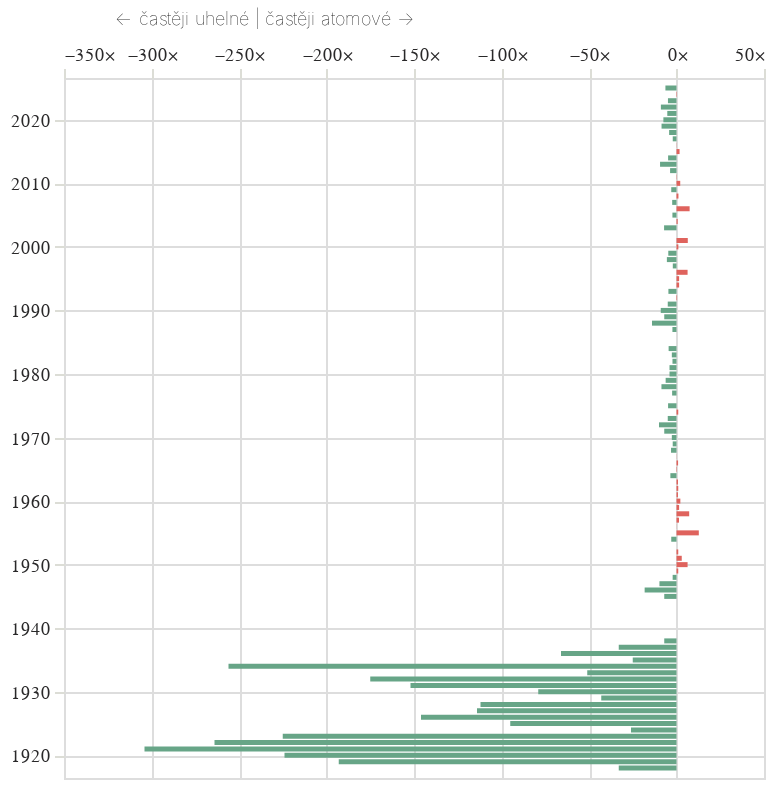

The code cell stored with this chart in its notebook:
### Code cell
graf_vyvoje("(?i)uheln[áéíýo]","uhelné","(?i)atomov[áéíoý]","atomové")

### Figure 1 — Vega-Lite specification as saved in the notebook (floating-point values rounded to 4 significant figures)
{"config": {"title": {"font": "Noticia Text", "fontSize": 11.5, "anchor": "start", "lineHeight": 19, "fontWeight": "bolder", "subtitleFont": "Noticia Text", "subtitleFontSize": 10, "subtitleLineHeight": 15, "subtitlePadding": 10, "dy": -10, "color": "#292829", "subtitleColor": "#292829"}, "axis": {"labelFont": "Asap", "titleFont": "Asap", "fontWeight": "lighter", "titleFontWeight": "lighter", "labelFontSize": 9, "titleFontSize": 9, "labelPadding": 2, "titlePadding": 9, "domainOpacity": 0, "tickColor": "#DCDDD6", "labelColor": "#292829"}, "legend": {"labelFont": "Asap", "labelFontWeight": "normal", "titleFont": "Asap", "titleFontWeight": "normal", "labelFontSize": 9, "titleFontSize": 9, "labelColor": "#292829"}}, "data": {"name": "data-06b4771ad345ceab3fecd44238c1db38"}, "mark": {"type": "bar", "height": 2.5}, "encoding": {"color": {"field": "vitez", "legend": null, "scale": {"range": ["#67a587", "#df635d"]}, "type": "nominal"}, "x": {"axis": {"labelExpr": "datum.label + '×'", "orient": "top", "titleAlign": "right"}, "field": "vysledek", "title": "← častěji uhelné | častěji atomové →", "type": "quantitative"}, "y": {"field": "datum", "title": null, "type": "temporal"}}, "height": 350, "resolve": {"scale": {"y": "independent"}}, "width": 350, "$schema": "https://vega.github.io/schema/vega-lite/v5.8.0.json", "datasets": {"data-06b4771ad345ceab3fecd44238c1db38": [{"datum": "1918-01-01T00:00:00", "vyskytu": 32, "vyskytu_right": 1, "uplnost": 0, "vysledek": -33.0, "vitez": "uhelné"}, {"datum": "1919-01-01T00:00:00", "vyskytu": 192, "vyskytu_right": 1, "uplnost": 0, "vysledek": -193.0, "vitez": "uhelné"}, {"datum": "1920-01-01T00:00:00", "vyskytu": 223, "vyskytu_right": 1, "uplnost": 0, "vysledek": -224.0, "vitez": "uhelné"}, {"datum": "1921-01-01T00:00:00", "vyskytu": 303, "vyskytu_right": 1, "uplnost": 0, "vysledek": -304.0, "vitez": "uhelné"}, {"datum": "1922-01-01T00:00:00", "vyskytu": 263, "vyskytu_right": 1, "uplnost": 0, "vysledek": -264.0, "vitez": "uhelné"}, {"datum": "1923-01-01T00:00:00", "vyskytu": 224, "vyskytu_right": 1, "uplnost": 0, "vysledek": -225.0, "vitez": "uhelné"}, {"datum": "1924-01-01T00:00:00", "vyskytu": 25, "vyskytu_right": 1, "uplnost": 0, "vysledek": -26.0, "vitez": "uhelné"}, {"datum": "1925-01-01T00:00:00", "vyskytu": 94, "vyskytu_right": 1, "uplnost": 0, "vysledek": -95.0, "vitez": "uhelné"}, {"datum": "1926-01-01T00:00:00", "vyskytu": 145, "vyskytu_right": 1, "uplnost": 0, "vysledek": -146.0, "vitez": "uhelné"}, {"datum": "1927-01-01T00:00:00", "vyskytu": 113, "vyskytu_right": 1, "uplnost": 0, "vysledek": -114.0, "vitez": "uhelné"}, {"datum": "1928-01-01T00:00:00", "vyskytu": 111, "vyskytu_right": 1, "uplnost": 0, "vysledek": -112.0, "vitez": "uhelné"}, {"datum": "1929-01-01T00:00:00", "vyskytu": 42, "vyskytu_right": 1, "uplnost": 0, "vysledek": -43.0, "vitez": "uhelné"}, {"datum": "1930-01-01T00:00:00", "vyskytu": 78, "vyskytu_right": 1, "uplnost": 0, "vysledek": -79.0, "vitez": "uhelné"}, {"datum": "1931-01-01T00:00:00", "vyskytu": 151, "vyskytu_right": 1, "uplnost": 0, "vysledek": -152.0, "vitez": "uhelné"}, {"datum": "1932-01-01T00:00:00", "vyskytu": 174, "vyskytu_right": 1, "uplnost": 0, "vysledek": -175.0, "vitez": "uhelné"}, {"datum": "1933-01-01T00:00:00", "vyskytu": 50, "vyskytu_right": 1, "uplnost": 0, "vysledek": -51.0, "vitez": "uhelné"}, {"datum": "1934-01-01T00:00:00", "vyskytu": 255, "vyskytu_right": 1, "uplnost": 0, "vysledek": -256.0, "vitez": "uhelné"}, {"datum": "1935-01-01T00:00:00", "vyskytu": 24, "vyskytu_right": 1, "uplnost": 0, "vysledek": -25.0, "vitez": "uhelné"}, {"datum": "1936-01-01T00:00:00", "vyskytu": 65, "vyskytu_right": 1, "uplnost": 0, "vysledek": -66.0, "vitez": "uhelné"}, {"datum": "1937-01-01T00:00:00", "vyskytu": 32, "vyskytu_right": 1, "uplnost": 0, "vysledek": -33.0, "vitez": "uhelné"}, {"datum": "1938-01-01T00:00:00", "vyskytu": 6, "vyskytu_right": 1, "uplnost": 0, "vysledek": -7.0, "vitez": "uhelné"}, {"datum": "1945-01-01T00:00:00", "vyskytu": 6, "vyskytu_right": 1, "uplnost": 0, "vysledek": -7.0, "vitez": "uhelné"}, {"datum": "1946-01-01T00:00:00", "vyskytu": 86, "vyskytu_right": 5, "uplnost": 1, "vysledek": -18.2, "vitez": "uhelné"}, {"datum": "1947-01-01T00:00:00", "vyskytu": 70, "vyskytu_right": 8, "uplnost": 1, "vysledek": -9.75, "vitez": "uhelné"}, {"datum": "1948-01-01T00:00:00", "vyskytu": 6, "vyskytu_right": 5, "uplnost": 1, "vysledek": -2.2, "vitez": "uhelné"}, {"datum": "1949-01-01T00:00:00", "vyskytu": 6, "vyskytu_right": 12, "uplnost": 1, "vysledek": 1.0, "vitez": "atomové"}, {"datum": "1950-01-01T00:00:00", "vyskytu": 3, "vyskytu_right": 22, "uplnost": 1, "vysledek": 6.333, "vitez": "atomové"}, {"datum": "1951-01-01T00:00:00", "vyskytu": 7, "vyskytu_right": 28, "uplnost": 1, "vysledek": 3.0, "vitez": "atomové"}, {"datum": "1952-01-01T00:00:00", "vyskytu": 4, "vyskytu_right": 8, "uplnost": 1, "vysledek": 1.0, "vitez": "atomové"}, {"datum": "1953-01-01T00:00:00", "vyskytu": 9, "vyskytu_right": 9, "uplnost": 1, "vysledek": 0.0, "vitez": null}, {"datum": "1954-01-01T00:00:00", "vyskytu": 10, "vyskytu_right": 5, "uplnost": 1, "vysledek": -3.0, "vitez": "uhelné"}, {"datum": "1955-01-01T00:00:00", "vyskytu": 4, "vyskytu_right": 55, "uplnost": 1, "vysledek": 12.75, "vitez": "atomové"}, {"datum": "1956-01-01T00:00:00", "vyskytu": 16, "vyskytu_right": 17, "uplnost": 1, "vysledek": 0.0625, "vitez": "atomové"}, {"datum": "1957-01-01T00:00:00", "vyskytu": 19, "vyskytu_right": 46, "uplnost": 1, "vysledek": 1.421, "vitez": "atomové"}, {"datum": "1958-01-01T00:00:00", "vyskytu": 8, "vyskytu_right": 66, "uplnost": 1, "vysledek": 7.25, "vitez": "atomové"}, {"datum": "1959-01-01T00:00:00", "vyskytu": 6, "vyskytu_right": 15, "uplnost": 1, "vysledek": 1.5, "vitez": "atomové"}, {"datum": "1960-01-01T00:00:00", "vyskytu": 10, "vyskytu_right": 32, "uplnost": 1, "vysledek": 2.2, "vitez": "atomové"}, {"datum": "1961-01-01T00:00:00", "vyskytu": 13, "vyskytu_right": 24, "uplnost": 1, "vysledek": 0.8462, "vitez": "atomové"}, {"datum": "1962-01-01T00:00:00", "vyskytu": 6, "vyskytu_right": 12, "uplnost": 1, "vysledek": 1.0, "vitez": "atomové"}, {"datum": "1963-01-01T00:00:00", "vyskytu": 8, "vyskytu_right": 15, "uplnost": 1, "vysledek": 0.875, "vitez": "atomové"}, {"datum": "1964-01-01T00:00:00", "vyskytu": 15, "vyskytu_right": 6, "uplnost": 1, "vysledek": -3.5, "vitez": "uhelné"}, {"datum": "1965-01-01T00:00:00", "vyskytu": 4, "vyskytu_right": 5, "uplnost": 1, "vysledek": 0.25, "vitez": "atomové"}, {"datum": "1966-01-01T00:00:00", "vyskytu": 10, "vyskytu_right": 19, "uplnost": 1, "vysledek": 0.9, "vitez": "atomové"}, {"datum": "1967-01-01T00:00:00", "vyskytu": 26, "vyskytu_right": 28, "uplnost": 1, "vysledek": 0.07692, "vitez": "atomové"}, {"datum": "1968-01-01T00:00:00", "vyskytu": 17, "vyskytu_right": 8, "uplnost": 1, "vysledek": -3.125, "vitez": "uhelné"}, {"datum": "1969-01-01T00:00:00", "vyskytu": 7, "vyskytu_right": 6, "uplnost": 1, "vysledek": -2.167, "vitez": "uhelné"}, {"datum": "1970-01-01T00:00:00", "vyskytu": 5, "vyskytu_right": 3, "uplnost": 1, "vysledek": -2.667, "vitez": "uhelné"}, {"datum": "1971-01-01T00:00:00", "vyskytu": 6, "vyskytu_right": 1, "uplnost": 1, "vysledek": -7.0, "vitez": "uhelné"}, {"datum": "1972-01-01T00:00:00", "vyskytu": 9, "vyskytu_right": 1, "uplnost": 1, "vysledek": -10.0, "vitez": "uhelné"}, {"datum": "1973-01-01T00:00:00", "vyskytu": 4, "vyskytu_right": 1, "uplnost": 1, "vysledek": -5.0, "vitez": "uhelné"}, {"datum": "1974-01-01T00:00:00", "vyskytu": 1, "vyskytu_right": 2, "uplnost": 1, "vysledek": 1.0, "vitez": "atomové"}, {"datum": "1975-01-01T00:00:00", "vyskytu": 61, "vyskytu_right": 16, "uplnost": 1, "vysledek": -4.812, "vitez": "uhelné"}, {"datum": "1976-01-01T00:00:00", "vyskytu": 6, "vyskytu_right": 6, "uplnost": 1, "vysledek": 0.0, "vitez": null}, {"datum": "1977-01-01T00:00:00", "vyskytu": 12, "vyskytu_right": 8, "uplnost": 1, "vysledek": -2.5, "vitez": "uhelné"}, {"datum": "1978-01-01T00:00:00", "vyskytu": 38, "vyskytu_right": 5, "uplnost": 1, "vysledek": -8.6, "vitez": "uhelné"}, {"datum": "1979-01-01T00:00:00", "vyskytu": 52, "vyskytu_right": 10, "uplnost": 1, "vysledek": -6.2, "vitez": "uhelné"}, {"datum": "1980-01-01T00:00:00", "vyskytu": 12, "vyskytu_right": 4, "uplnost": 1, "vysledek": -4.0, "vitez": "uhelné"}, {"datum": "1981-01-01T00:00:00", "vyskytu": 3, "vyskytu_right": 1, "uplnost": 1, "vysledek": -4.0, "vitez": "uhelné"}, {"datum": "1982-01-01T00:00:00", "vyskytu": 13, "vyskytu_right": 10, "uplnost": 1, "vysledek": -2.3, "vitez": "uhelné"}, {"datum": "1983-01-01T00:00:00", "vyskytu": 5, "vyskytu_right": 3, "uplnost": 1, "vysledek": -2.667, "vitez": "uhelné"}, {"datum": "1984-01-01T00:00:00", "vyskytu": 14, "vyskytu_right": 4, "uplnost": 1, "vysledek": -4.5, "vitez": "uhelné"}, {"datum": "1985-01-01T00:00:00", "vyskytu": 1, "vyskytu_right": 1, "uplnost": 0, "vysledek": 0.0, "vitez": null}, {"datum": "1986-01-01T00:00:00", "vyskytu": 1, "vyskytu_right": 1, "uplnost": 0, "vysledek": 0.0, "vitez": null}, {"datum": "1987-01-01T00:00:00", "vyskytu": 12, "vyskytu_right": 9, "uplnost": 1, "vysledek": -2.333, "vitez": "uhelné"}, {"datum": "1988-01-01T00:00:00", "vyskytu": 13, "vyskytu_right": 1, "uplnost": 0, "vysledek": -14.0, "vitez": "uhelné"}, {"datum": "1989-01-01T00:00:00", "vyskytu": 6, "vyskytu_right": 1, "uplnost": 1, "vysledek": -7.0, "vitez": "uhelné"}, {"datum": "1990-01-01T00:00:00", "vyskytu": 16, "vyskytu_right": 2, "uplnost": 1, "vysledek": -9.0, "vitez": "uhelné"}, {"datum": "1991-01-01T00:00:00", "vyskytu": 16, "vyskytu_right": 4, "uplnost": 1, "vysledek": -5.0, "vitez": "uhelné"}, {"datum": "1992-01-01T00:00:00", "vyskytu": 9, "vyskytu_right": 12, "uplnost": 1, "vysledek": 0.3333, "vitez": "atomové"}, {"datum": "1993-01-01T00:00:00", "vyskytu": 29, "vyskytu_right": 8, "uplnost": 1, "vysledek": -4.625, "vitez": "uhelné"}, {"datum": "1994-01-01T00:00:00", "vyskytu": 4, "vyskytu_right": 10, "uplnost": 1, "vysledek": 1.5, "vitez": "atomové"}, {"datum": "1995-01-01T00:00:00", "vyskytu": 2, "vyskytu_right": 5, "uplnost": 1, "vysledek": 1.5, "vitez": "atomové"}, {"datum": "1996-01-01T00:00:00", "vyskytu": 6, "vyskytu_right": 44, "uplnost": 1, "vysledek": 6.333, "vitez": "atomové"}, {"datum": "1997-01-01T00:00:00", "vyskytu": 39, "vyskytu_right": 35, "uplnost": 1, "vysledek": -2.114, "vitez": "uhelné"}, {"datum": "1998-01-01T00:00:00", "vyskytu": 54, "vyskytu_right": 12, "uplnost": 1, "vysledek": -5.5, "vitez": "uhelné"}, {"datum": "1999-01-01T00:00:00", "vyskytu": 48, "vyskytu_right": 13, "uplnost": 1, "vysledek": -4.692, "vitez": "uhelné"}, {"datum": "2000-01-01T00:00:00", "vyskytu": 15, "vyskytu_right": 31, "uplnost": 1, "vysledek": 1.067, "vitez": "atomové"}, {"datum": "2001-01-01T00:00:00", "vyskytu": 11, "vyskytu_right": 82, "uplnost": 1, "vysledek": 6.455, "vitez": "atomové"}, {"datum": "2002-01-01T00:00:00", "vyskytu": 23, "vyskytu_right": 23, "uplnost": 1, "vysledek": 0.0, "vitez": null}, {"datum": "2003-01-01T00:00:00", "vyskytu": 122, "vyskytu_right": 20, "uplnost": 1, "vysledek": -7.1, "vitez": "uhelné"}, {"datum": "2004-01-01T00:00:00", "vyskytu": 6, "vyskytu_right": 10, "uplnost": 1, "vysledek": 0.6667, "vitez": "atomové"}, {"datum": "2005-01-01T00:00:00", "vyskytu": 20, "vyskytu_right": 15, "uplnost": 1, "vysledek": -2.333, "vitez": "uhelné"}, {"datum": "2006-01-01T00:00:00", "vyskytu": 2, "vyskytu_right": 17, "uplnost": 1, "vysledek": 7.5, "vitez": "atomové"}, {"datum": "2007-01-01T00:00:00", "vyskytu": 22, "vyskytu_right": 15, "uplnost": 1, "vysledek": -2.467, "vitez": "uhelné"}, {"datum": "2008-01-01T00:00:00", "vyskytu": 18, "vyskytu_right": 38, "uplnost": 1, "vysledek": 1.111, "vitez": "atomové"}, {"datum": "2009-01-01T00:00:00", "vyskytu": 24, "vyskytu_right": 12, "uplnost": 1, "vysledek": -3.0, "vitez": "uhelné"}, {"datum": "2010-01-01T00:00:00", "vyskytu": 15, "vyskytu_right": 47, "uplnost": 1, "vysledek": 2.133, "vitez": "atomové"}, {"datum": "2011-01-01T00:00:00", "vyskytu": 22, "vyskytu_right": 26, "uplnost": 1, "vysledek": 0.1818, "vitez": "atomové"}, {"datum": "2012-01-01T00:00:00", "vyskytu": 32, "vyskytu_right": 12, "uplnost": 1, "vysledek": -3.667, "vitez": "uhelné"}, {"datum": "2013-01-01T00:00:00", "vyskytu": 42, "vyskytu_right": 5, "uplnost": 1, "vysledek": -9.4, "vitez": "uhelné"}, {"datum": "2014-01-01T00:00:00", "vyskytu": 19, "vyskytu_right": 5, "uplnost": 1, "vysledek": -4.8, "vitez": "uhelné"}, {"datum": "2015-01-01T00:00:00", "vyskytu": 16, "vyskytu_right": 44, "uplnost": 1, "vysledek": 1.75, "vitez": "atomové"}, {"datum": "2016-01-01T00:00:00", "vyskytu": 38, "vyskytu_right": 42, "uplnost": 1, "vysledek": 0.1053, "vitez": "atomové"}, {"datum": "2017-01-01T00:00:00", "vyskytu": 16, "vyskytu_right": 14, "uplnost": 1, "vysledek": -2.143, "vitez": "uhelné"}, {"datum": "2018-01-01T00:00:00", "vyskytu": 45, "vyskytu_right": 14, "uplnost": 1, "vysledek": -4.214, "vitez": "uhelné"}, {"datum": "2019-01-01T00:00:00", "vyskytu": 83, "vyskytu_right": 11, "uplnost": 1, "vysledek": -8.545, "vitez": "uhelné"}, {"datum": "2020-01-01T00:00:00", "vyskytu": 78, "vyskytu_right": 12, "uplnost": 1, "vysledek": -7.5, "vitez": "uhelné"}, {"datum": "2021-01-01T00:00:00", "vyskytu": 81, "vyskytu_right": 19, "uplnost": 1, "vysledek": -5.263, "vitez": "uhelné"}, {"datum": "2022-01-01T00:00:00", "vyskytu": 111, "vyskytu_right": 14, "uplnost": 1, "vysledek": -8.929, "vitez": "uhelné"}, {"datum": "2023-01-01T00:00:00", "vyskytu": 101, "vyskytu_right": 26, "uplnost": 1, "vysledek": -4.885, "vitez": "uhelné"}, {"datum": "2024-01-01T00:00:00", "vyskytu": 56, "vyskytu_right": 70, "uplnost": 1, "vysledek": 0.25, "vitez": "atomové"}, {"datum": "2025-01-01T00:00:00", "vyskytu": 32, "vyskytu_right": 6, "uplnost": 1, "vysledek": -6.333, "vitez": "uhelné"}]}}
